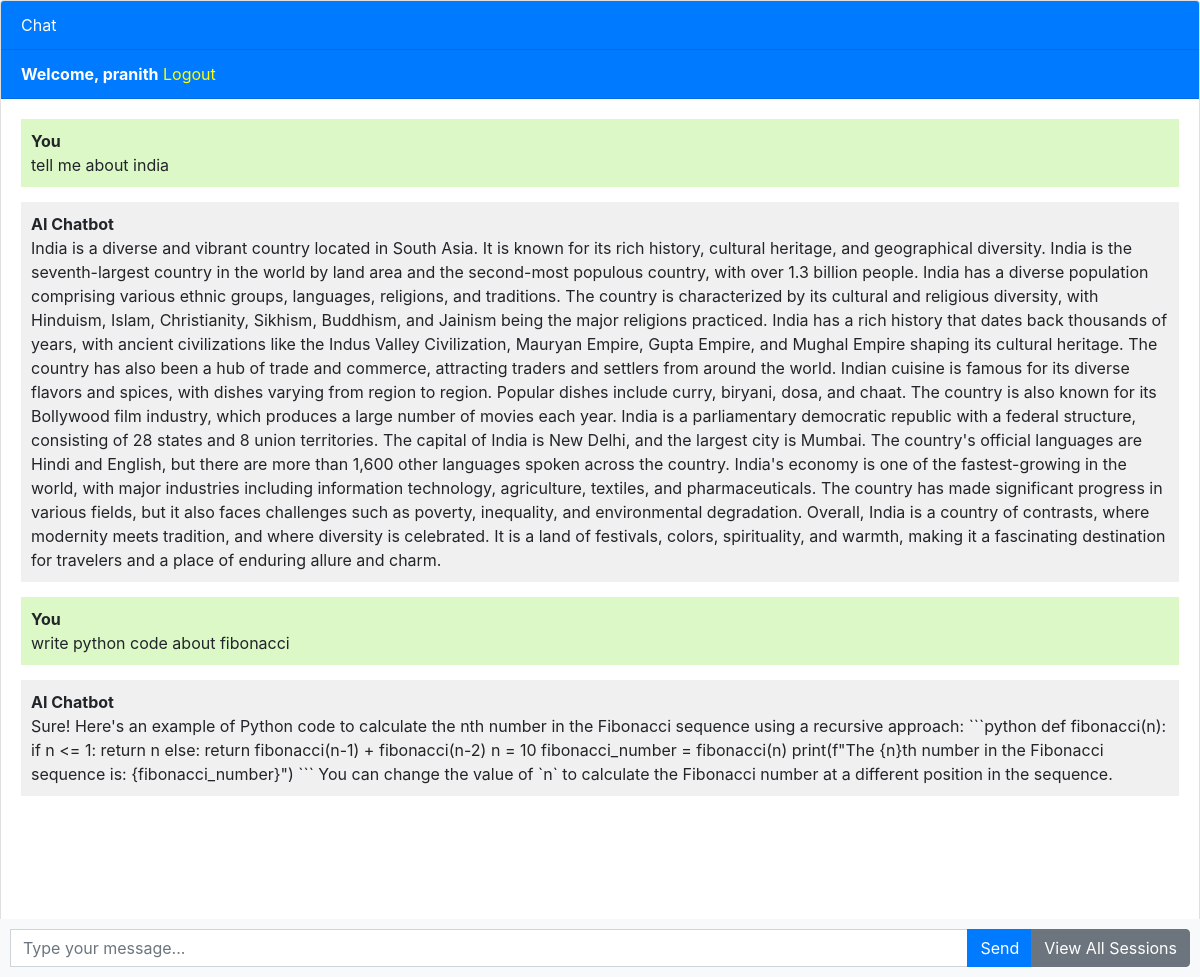
Screenshot of / (signed in) with the database file from the repository.
### chatbot/models.py (models this page shows, shortened)
class Chat(models.Model):
    user = models.ForeignKey(User, on_delete=models.CASCADE)
    message = models.TextField()
    response = models.TextField()
    created_at = models.DateTimeField(auto_now_add=True)

### chatbot/views.py (the view, shortened to what this page needs)
# urls.py: path('', views.chatbot, name='chatbot'),
def chatbot(request):
    if not request.user.is_authenticated:
        return redirect('login')
    chats = Chat.objects.filter(user=request.user)
    return render(request, 'chatbot.html', {'chats': chats})

### templates/chatbot.html (shortened to what this page needs)
{% extends 'base.html' %}
{% block content %}
<div class="chat-container">
  <div class="card flex-grow-1">
    <div class="card-header bg-primary text-white">Chat</div>
    {% if user.is_authenticated %}
    <div class="card-header bg-primary text-white"><b>Welcome, {{user.username}}</b>   <a style="color: yellow;" href="logout">Logout</a></div>
    {% else %}
    <div class="card-header bg-primary text-white"><a style="color: yellow" href="login">Login</a>   <a style="color: yellow;" href="register">Register</a></div>
    {% endif %}
    <div class="card-body messages-box">
      <ul class="list-unstyled messages-list">
        {% for chat in chats %}
        {% if chat.user == request.user %}
          <li class="message sent">
            <div class="message-text">
              <div class="message-sender">
                <b>You</b>
              </div>
              <div class="message-content">
                {% if "<code>" in chat.message %}
                  <pre><code>{{ chat.message|safe }}</code></pre>
                {% else %}
                  {{ chat.message }}
                {% endif %}
              </div>
            </div>
          </li>
        {% endif %}
        <li class="message received">
          <div class="message-text">
            <div class="message-sender">
              <b>AI Chatbot</b>
            </div>
            <div class="message-content">
              {% if "<code>" in chat.response %}
                <pre><code>{{ chat.response|safe }}</code></pre>
              {% else %}
                {{ chat.response }}
              {% endif %}
            </div>
          </div>
        </li>
      {% endfor %}
      </ul>
    </div>
    <br><br>
    <br><br>
    <br><br>
  </div>
  <form class="message-form">
    <div class="input-group">
      <input type="text" class="form-control message-input" placeholder="Type your message...">
      <div class="input-group-append">
        <button type="submit" class="btn btn-primary btn-send">Send</button>
        <a href="{% url 'view_sessions' %}" class="btn btn-secondary">View All Sessions</a>
      </div>
    </div>
  </form>
</div>
{% endblock %}

### templates/base.html (shortened to what this page needs)
<!DOCTYPE html>
<html lang="en">
  <head>
    <link rel="stylesheet" href="https://stackpath.bootstrapcdn.com/bootstrap/4.3.1/css/bootstrap.min.css">
  </head>
  <body>
    {% block content %}{% endblock %}
  </body>
</html>

### templates/chatbot.html (style rules this page uses)
body, html { height: 100%; }
.messages-box { flex: 1; overflow-y: auto; }
.messages-list { padding-left: 0; }
.message { margin-bottom: 15px; list-style: none; }
.message-text { padding: 10px; border-radius: 5px; }
.sent { background-color: #dcf8c6; align-self: flex-end; }
.received { background-color: #f1f0f0; align-self: flex-start; }
.message-form { display: flex; position: fixed; bottom: 0; left: 0; right: 0; padding: 10px; background-color: #f8f9fa; }
.message-input { flex: 1; border-radius: 0; border-right: none; }
.btn-send { border-radius: 0; }
.chat-container { height: 100%; display: flex; flex-direction: column; }

### rows the page displays
Chat: message "tell me about india", response "India is a diverse and vibrant country located in South Asia. It is known for its rich history, cultural heritage, and geographical diversity. India is the seventh-largest country in the world by land area and the second-most populous country, with over 1.3 billion people. India has a diverse population comprising various ethnic groups, languages, religions, and traditions. The country is characterized by its cultural and religious diversity, with Hinduism, Islam, Christianity, Sikhism, Buddhism, and Jainism being the major religions practiced. India has a rich history that dates back thousands of years, with ancient civilizations like the Indus Valley Civilization, Mauryan Empire, Gupta…"
Chat: message "write python code about fibonacci", response "Sure! Here's an example of Python code to calculate the nth number in the Fibonacci sequence using a recursive approach: ```python def fibonacci(n): if n <= 1: return n else: return fibonacci(n-1) + fibonacci(n-2) n = 10 fibonacci_number = fibonacci(n) print(f\"The {n}th number in the Fibonacci sequence is: {fibonacci_number}\") ``` You can change the value of `n` to calculate the Fibonacci number at a different position in the sequence."

### other values shown
{{ user.username }} "pranith"
